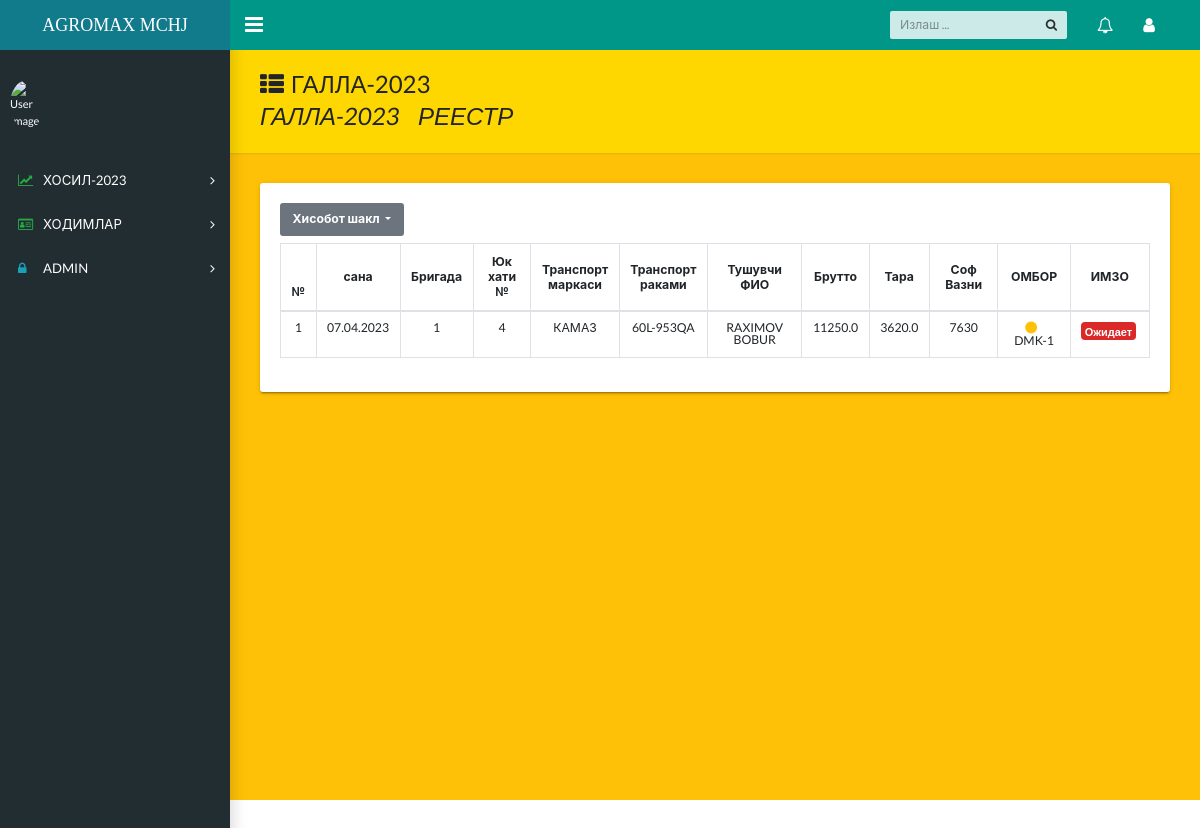
Page /reestr/ on the earlier database version.
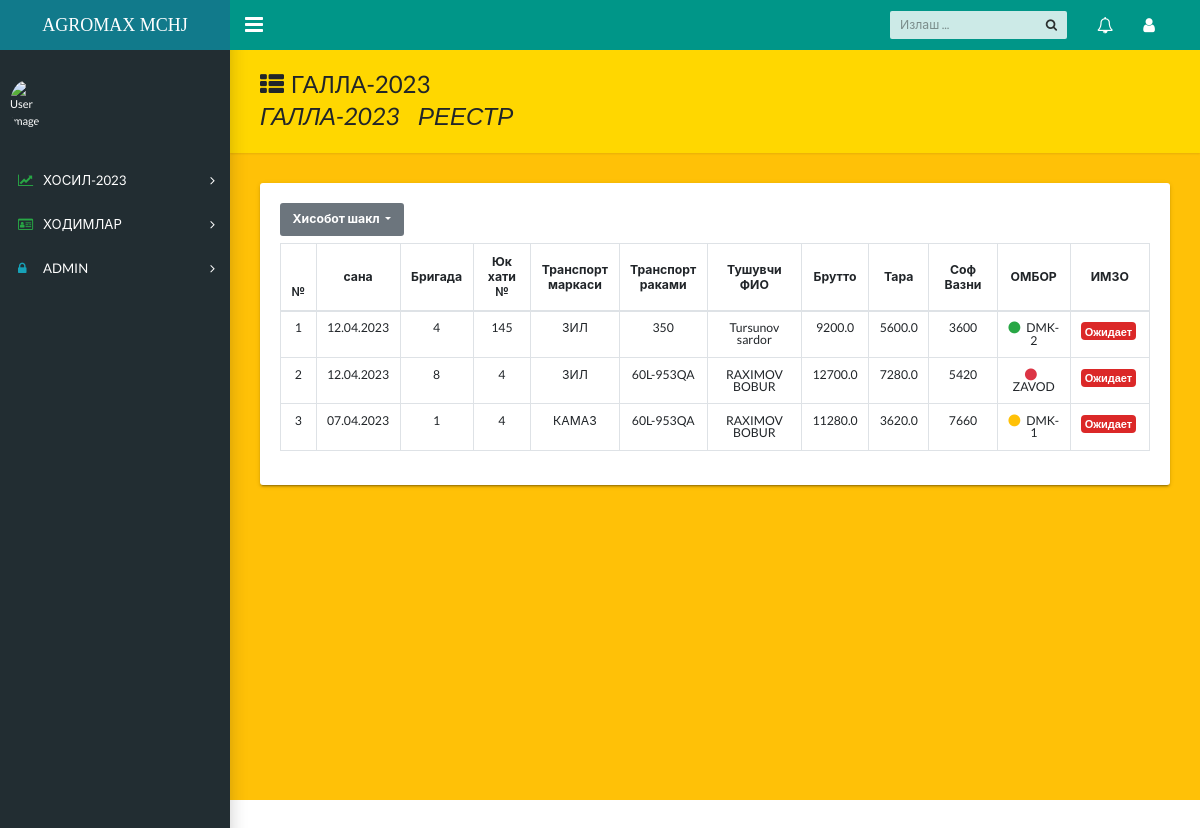
Same page on the later database version.
### homes/models.py (models this page shows, shortened)
class Galla(models.Model):
    date=models.DateField(null=True)
    brigada=models.ForeignKey('GBrigada',on_delete=models.PROTECT,null=True)
    brutto=models.FloatField(null=True,blank=True)
    tara=models.FloatField(null=True,blank=True)
    ombor=models.ForeignKey("OmborG",on_delete=models.CASCADE,blank=True)
    yuk_num=models.CharField(max_length=3,blank=True)
    tr_marka=models.CharField(max_length=20,choices=tr_marka,blank=True)
    tr_num=models.CharField(max_length=20,blank=True)
    tr_name=models.CharField(max_length=30,null=True,blank=True)
    imzo=models.BooleanField(default=False)
    sofVazn=models.IntegerField(blank=True)

### login/views.py (the view)
# urls.py: path('reestr/',reestr,name='reestr'),
def reestr(request):
    res=Galla.objects.all().order_by('-date').values('date','brigada','brutto','tara','ombor__name','yuk_num','tr_num','tr_marka','tr_name','imzo','sofVazn')
    context={'res':res}
    return render(request,'homes/restr.html',context)

### templates/homes/restr.html (shortened to what this page needs)
{% extends 'homes/dashboard.html' %}
{% block content %}
<main class="app-content bg-warning">
    <div class="app-title" style="background-color: gold;">
      <div>
        <h1><i class="fa fa-th-list pr-2"></i>ГАЛЛА-2023
        <p>ГАЛЛА-2023&nbsp;&nbsp;&nbsp; РЕЕСТР</p>
      </div>
    </div>
    <div class="row" >
      <div class="col-md-12">
        <div class="tile" >
          <div class="tile-body">
            <div class="table-responsive">
                {% include 'homes/reestr-inc.html' %}
              </div>
          </div>
        </div>
      </div>
    </div>
  </main>
{% endblock %}

### templates/homes/reestr-inc.html
{% include 'homes/dropdown.html' %}
<table class="table table-bordered" style="line-height:12px ;">
    <thead class="text-center" style="font-weight:900 ; line-height: 15px;">
    <tr >
        <th>№</th>
        <th class="align-middle">сана</th>
        <th class="align-middle">Бригада</th>
        <th class="align-middle">Юк хати <br> №</th>
        <th class="align-middle">Транспорт <br> маркаси</th>
        <th class="align-middle">Транспорт <br> раками</th>
        <th class="align-middle">Тушувчи <br>ФИО</th>
        <th class="align-middle">Брутто</th>
        <th class="align-middle">Тара</th>
        <th scope="col"  class="align-middle">Соф Вазни</th>
        <th class="align-middle">ОМБОР</th>
        <th class="align-middle">ИМЗО</th>
    </tr>
    </thead>
    <tbody class="text-center">
    {% for i in res %}
    <tr>
        <td>{{forloop.counter}}</td>
        <td>{{i.date|date:"d.m.Y"}}</td>
        <td>{{i.brigada}}</td>
        <td>{{i.yuk_num}}</td>
        <td>{{i.tr_marka}}</td>
        <td>{{i.tr_num}}</td>
        <td>{{i.tr_name}}</td>
        <td>{{i.brutto}}</td>
        <td>{{i.tara}}</td>
        <td>{{i.sofVazn}}</td>
        {% if i.ombor__name == 'DMK-1' %}
        <td><i class="circle icon text-warning pr-2 "></i>{{i.ombor__name}}</td>
        {% elif i.ombor__name == 'DMK-2'  %}
        <td><i class="circle icon text-success pr-2 "></i>{{i.ombor__name}}</td>
        {% elif i.ombor__name == 'ZAVOD' %}
        <td><i class="circle icon text-danger pr-2 "></i>{{i.ombor__name}}</td>
        {% endif %}
        {% if i.imzo %}
        <td class="text-center"><button class="ui primary button mini p-1">Подтверждён</button></td>
        {% else %}
        <td class="text-center"><button class="ui red button mini p-1">Ожидает</button></td>
        {% endif %}
    </tr>
    {% endfor %}
    </tbody>
  </table>

Differences in the rows shown:
added Galla: date "12.04.2023", brigada "4", yuk_num "145", tr_marka "ЗИЛ", tr_num "350", tr_name "Tursunov sardor", brutto "9200.0", tara "5600.0", sofVazn "3600", ombor__name "DMK-2"
added Galla: date "12.04.2023", brigada "8", yuk_num "4", tr_marka "ЗИЛ", tr_num "60L-953QA", tr_name "RAXIMOV BOBUR", brutto "12700.0", tara "7280.0", sofVazn "5420", ombor__name "ZAVOD"
changed Galla "КАМАЗ": brutto "11250.0" → "11280.0"; sofVazn "7630" → "7660"
